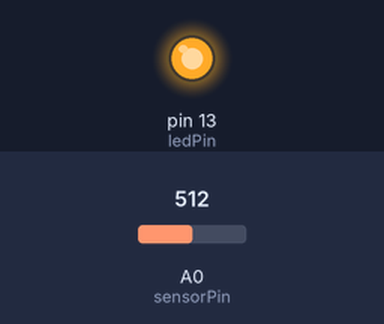
Bench run of a sketch on a simulated Arduino Uno, built with avr-gcc and run on an emulated ATmega328P. Parts: output pins drawn as LEDs (lit = HIGH). Inputs (shaded band) come from the test bench; at power-on: A0 (sensorPin) = 512.

Above: at 1.2 s.
1.3 s: A0 (sensorPin) set to 11
2.8 s: A0 (sensorPin) set to 8
At 3.5 s:
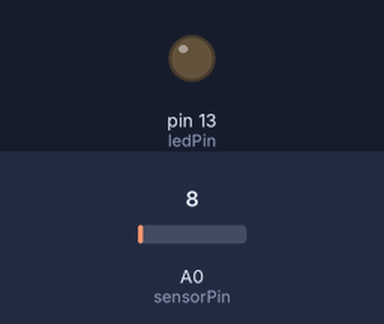
4.3 s: A0 (sensorPin) set to 122
At 5.5 s:
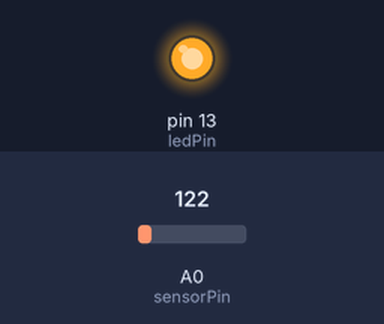
5.8 s: A0 (sensorPin) set to 0
At 6.9 s:
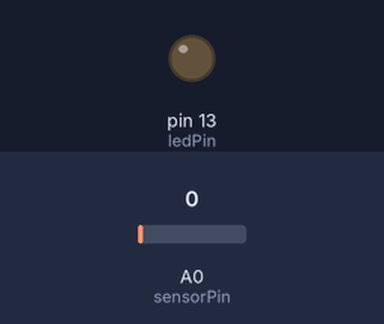
Timing chart, 0 to 8.3 s (numbered marks = the images above; inputs shaded):
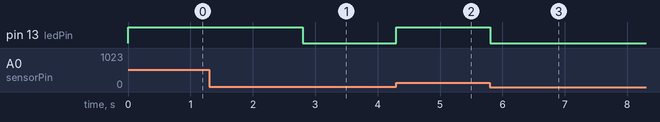

The sketch:

vibration_sensor.ino
```cpp
const int sensorPin = 0;
const int ledPin = 13;
const int THRESHOLD = 10;

void setup() {
pinMode(ledPin,OUTPUT);  // put your setup code here, to run once:

}

void loop() {
  int val = analogRead(sensorPin);// put your main code here, to run repeatedly:
  if(val >= THRESHOLD)
  {
    digitalWrite(ledPin,HIGH);
    delay(100);
  }
  else
   digitalWrite(ledPin,LOW);
}
```

Measured:
- the behaviour switches between 10 and 9 on A0 (sensorPin) (found by bisection; images 0 and 1)
- after the input at 1.3 s, every drawn part: stays the same
- after the input at 2.8 s, pin 13 (ledPin): HIGH → LOW at once
- after the input at 4.3 s, pin 13 (ledPin): LOW → HIGH at once
- after the input at 5.8 s, pin 13 (ledPin): HIGH → LOW at once
